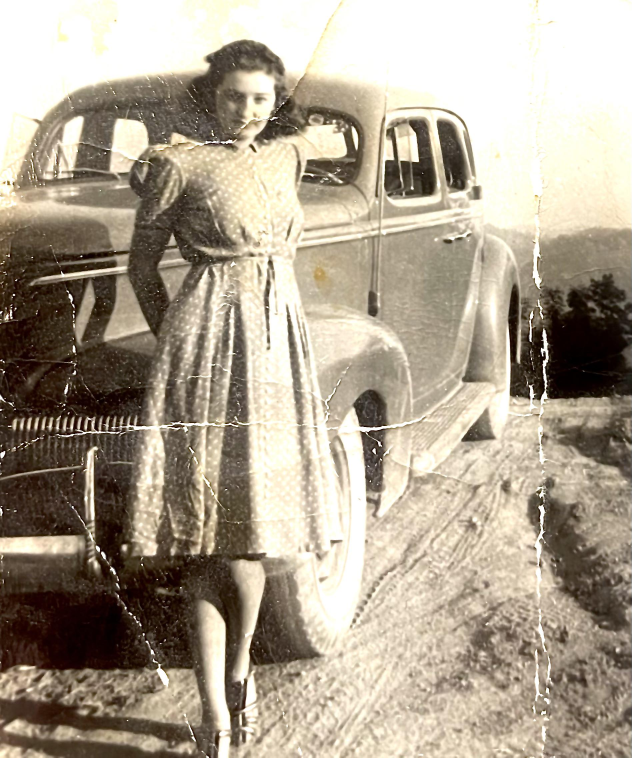
#> input picture OldPhoto_1.jpeg, 1895 x 2272 px (shown at 1/3 size)
$ python ScratchDetection.py --input OldPhoto_1.jpeg --output out.png   (older library calls are emulated)
#> lines starting #> are read from the running program, lines starting #| are printed output that depends on the picture
### functions.py
import cv2
import numpy as np
import bm3d

def load_and_preprocess(image_path):

    img = cv2.imread(image_path)
#> img is the input picture: shape (2272, 1895, 3); mean B, G, R 143.7, 160.7, 171.7
    if img is None:
        raise IOError("Unable to load image")

    gray = cv2.cvtColor(img, cv2.COLOR_BGR2GRAY)
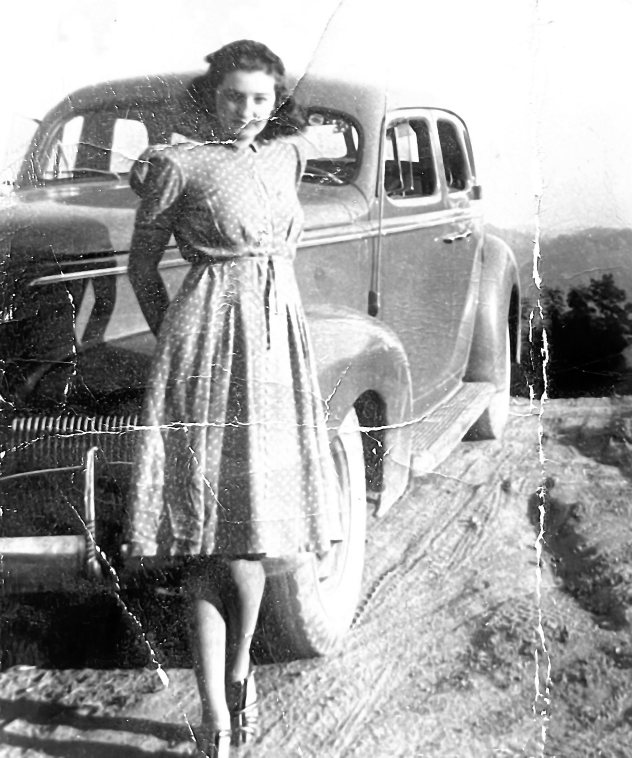
#> gray: shape (2272, 1895) (shown at 1/3 size); min 0, max 255, mean 162.1

    return img, gray

# [248 lines left out: functions denoise, denoise_bm3d, edge_detection, high_pass, morphological_operations, detect_scratches_hough and 6 more, not called in this run]

### ScratchDetection.py
from functions import *
import argparse
from pathlib import Path
import cv2

# Parse Part
parser = argparse.ArgumentParser()
parser.add_argument("-i", "--input",type=Path, required=True, help="Input image")
parser.add_argument("-o", "--output",type=Path, required=True, help="Output image")
parser.add_argument("-m", "--mode", type=str, help="How to generate mask, (l)ines,(t)ophat, (m)ultiscale detection...")

args = parser.parse_args()

input_path = args.input
name = input_path.stem
format = input_path.suffix.lower()
img_path = input_path

output_path = str(args.output) + "/"
mode = str(args.mode).lower()

# Processing Part
img, gray = load_and_preprocess(img_path)

if mode == "l":
    denoised = denoise(gray, method="gaussian")
    mask = morphological_operations(denoised, kernel_size=9,operation="tophat")
    _, mask = cv2.threshold(mask,20,255, cv2.THRESH_BINARY)
    mask, count = detect_scratches_hough(mask)
    mask = morphological_operations(mask,3,operation="dilate")

elif mode == "m":
    mask = multiscale_mask(gray,method="gaussian")

elif mode == "t":
    denoised = denoise(gray,method="gaussian")
    mask = tophat_mask(denoised)
else:
#> (the run stopped early here; a loop or call above may not have finished)
